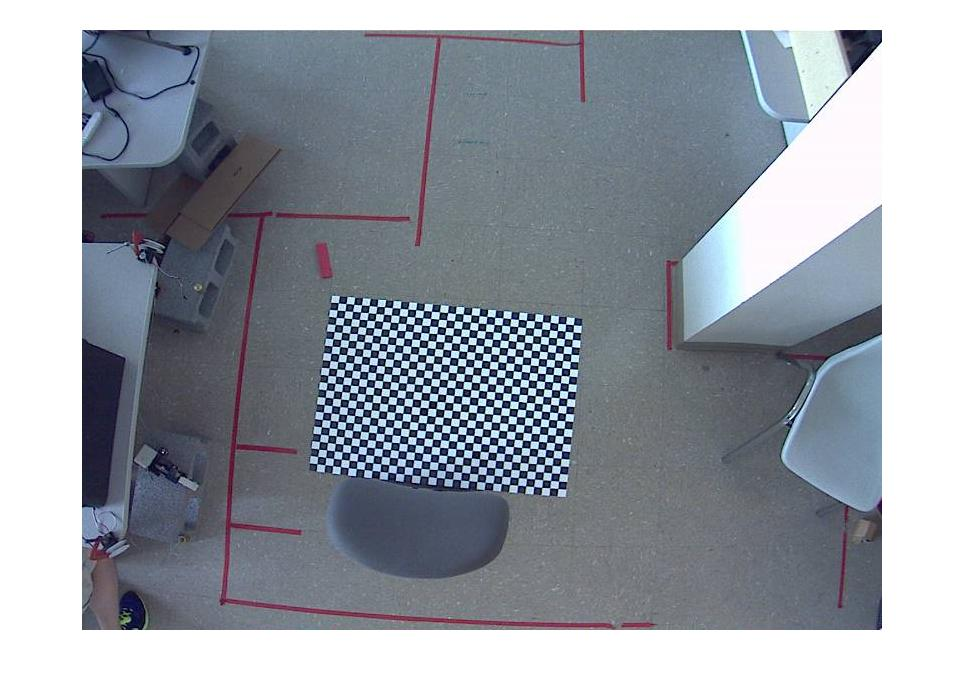
#> input picture CV_HW2/Sample_Calibration_Images/camera_calib1.jpg, 964 x 686 px; its folder holds 4 pictures in this run
$ python hw.py
#> lines starting #> are read from the running program, lines starting #| are printed output that depends on the picture
import cv2
import numpy as np
import glob

def read_images(image_directory):
    # Read all jpg images from the specified directory
    return [cv2.imread(image_path) for image_path in glob.glob(f"{image_directory}/*.jpg")]
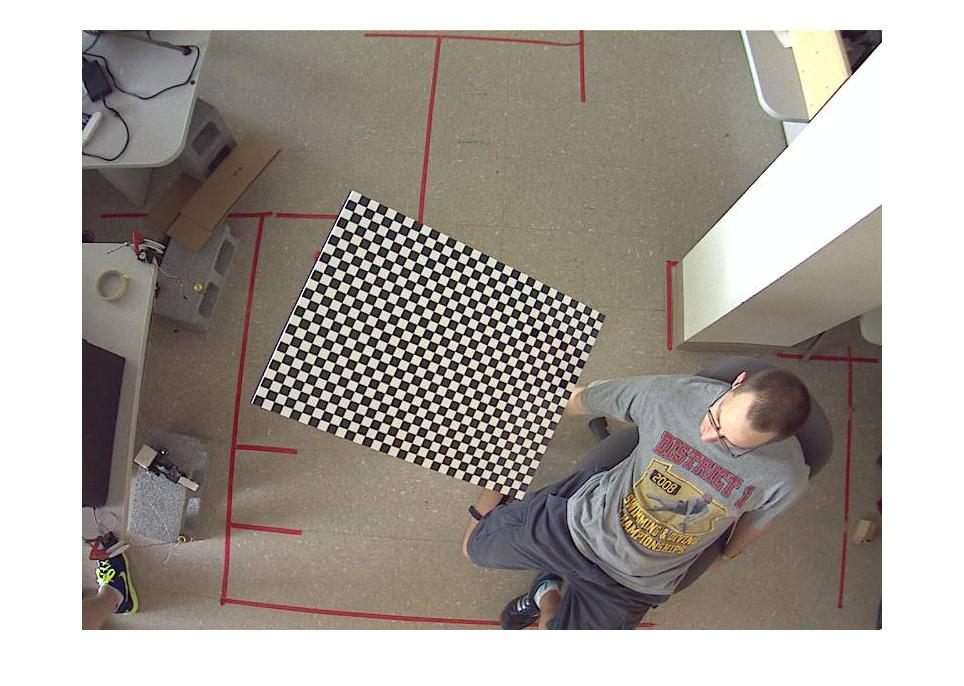
#> input picture CV_HW2/Sample_Calibration_Images/camera_calib10.jpg, 964 x 686 px
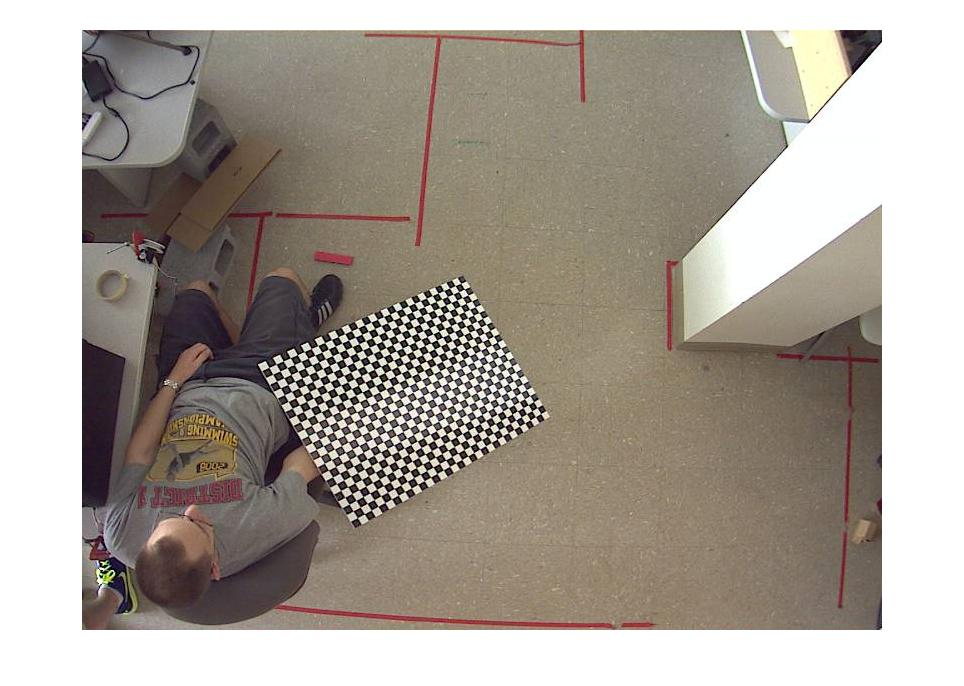
#> input picture CV_HW2/Sample_Calibration_Images/camera_calib11.jpg, 964 x 686 px
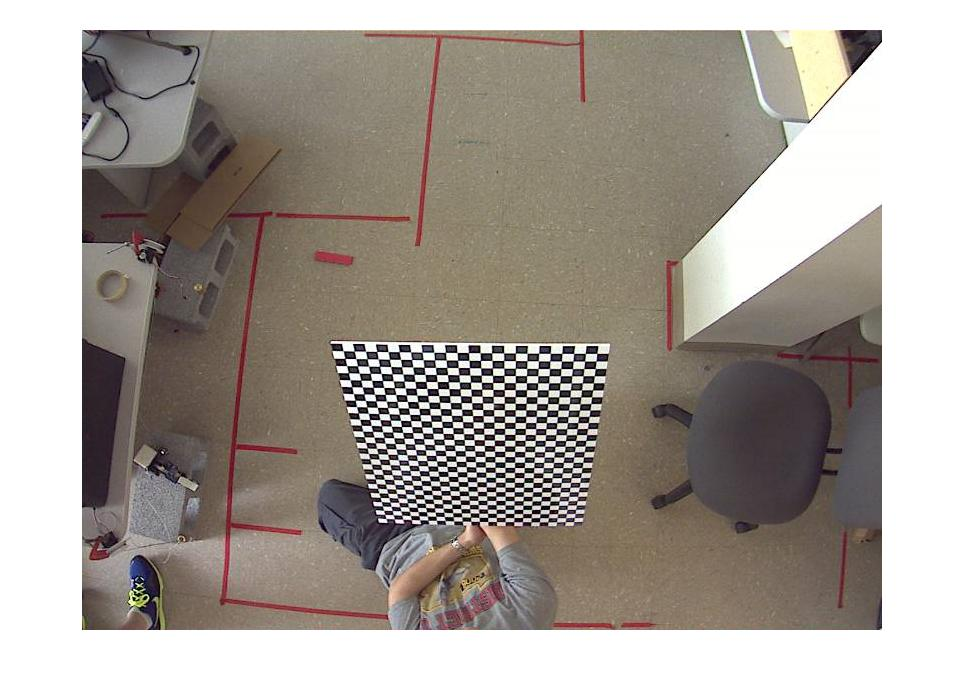
#> input picture CV_HW2/Sample_Calibration_Images/camera_calib12.jpg, 964 x 686 px

def find_image_points(images, pattern_size):
    world_points = []
    image_points = []

    # TODO: Initialize the chessboard world coordinate points
    def init_world_points(pattern_size):
        # Students should fill in code here to generate the world coordinates of the chessboard
        w=pattern_size[0]
        h=pattern_size[1]
        x = np.arange(0, w)
        y = np.arange(0, h)
        xx, yy = np.meshgrid(x, y)
        coords = np.vstack((xx.ravel(), yy.ravel())).T.astype(np.float32)
        return coords


    # TODO: Detect chessboard corners in each image
    def detect_corners(image, pattern_size):
        # Students should fill in code here to detect corners using cv2.findChessboardCorners or another method
        gray_img=cv2.cvtColor(image, cv2.COLOR_BGR2GRAY)
        ret, corners = cv2.findChessboardCorners(gray_img, pattern_size, None)
        if ret:
            return corners.reshape(-1, 2)
        else:
            return None

    # TODO: Complete the loop below to obtain the corners of each image and the corresponding world coordinate points
    for image in images:
        corners = detect_corners(image, pattern_size)
        if corners is not None:
            # Add image corners
            image_points.append(corners)
            # Add the corresponding world points
            world_points.append(init_world_points(pattern_size))

    return world_points, image_points

def calibrate_camera(world_points, image_points):
    assert len(world_points) == len(image_points), "The number of world coordinates and image coordinates must match"

    num_points = len(world_points)
    A = []
    B = []
    K = np.zeros((4, 4))
    P = None

    # TODO main loop, use least squares to solve for P and then decompose P to get K and R
    # The steps are as follows:
    # 1. Construct the matrix A and B
    # 2. Solve for P using least squares
    # 3. Decompose P to get K and R
    V=[]
    P=[]

    for i in range(num_points):
        A=[]
        # print(image_points[i].shape)
        image_point=image_points[i]
        world_point=world_points[i]
        index = []
        for j in range(world_point.shape[0]):
            x,y=world_point[j]
            if x>=8 and x<=24 and y>=4 and y<=20:
                index.append(j)
        world_point, image_point = world_point[index], image_point[index]
        for j in range(world_point.shape[0]):
            x, y = image_point[j]
            X, Y = world_point[j]
            A.append([X, Y, 1, 0, 0, 0, -x * X, -x * Y,-x])
            A.append([0, 0, 0, X, Y, 1, -y * X, -y * Y,-y])


        A = np.array(A)
        # print(A.shape)
        # print(A)
        eigenvalues, eigenvectors = np.linalg.eig(A.T @ A)
        min_eigenvalue_index = np.argmin(eigenvalues)
        H= eigenvectors[:, min_eigenvalue_index].reshape(3, 3)
        P.append(H)
        h0=H[:,0]
        h1=H[:,1]
        h2=H[:,2]
        v01=[h0[0]*h1[0], h0[0]*h1[1]+h0[1]*h1[0], h0[1]*h1[1], h0[2]*h1[0]+h0[0]*h1[2], h0[2]*h1[1]+h0[1]*h1[2], h0[2]*h1[2]]
        v00=[h0[0]*h0[0], h0[0]*h0[1]+h0[1]*h0[0], h0[1]*h0[1], h0[2]*h0[0]+h0[0]*h0[2], h0[2]*h0[1]+h0[1]*h0[2], h0[2]*h0[2]]
        v11=[h1[0]*h1[0], h1[0]*h1[1]+h1[1]*h1[0], h1[1]*h1[1], h1[2]*h1[0]+h1[0]*h1[2], h1[2]*h1[1]+h1[1]*h1[2], h1[2]*h1[2]]
        V.append(v01)
        V.append(np.array(v00)-np.array(v11))


    V=np.array(V)
    eigenvalues, eigenvectors = np.linalg.eig(V.T @ V)
    min_eigenvalue_index = np.argmin(eigenvalues)
    b= eigenvectors[:, min_eigenvalue_index]
    #symmetric matrix

    B = np.array([[b[0], b[1], b[3]], [b[1], b[2], b[4]], [b[3], b[4], b[5]]])

    L = np.linalg.cholesky(B)
    K = np.linalg.inv(L.T)

    normlize=K[2,2]
    K=K/normlize

    # Please ensure that the diagonal elements of K are positive

    return K, P

# Main process
image_path = 'Sample_Calibration_Images'
images = read_images(image_path)
#> images = 4 items

# TODO: I'm too lazy to count the number of chessboard squares, count them yourself
pattern_size = (31, 23)  # The pattern size of the chessboard ,the number of inner corners per a chessboard row and column
world_points, image_points = find_image_points(images, pattern_size)
#> the loop in find_image_points, `for image in images:` made 4 passes
#> ret in detect_corners on passes 1, 3, 4: False, False, False
#> (ret in detect_corners, w in init_world_points, h in init_world_points) on pass 2: (True, 31, 23)
#> pass 1, in detect_corners, `gray_img=cv2.cvtColor(image, cv2.COLOR_BGR2GRAY)`:
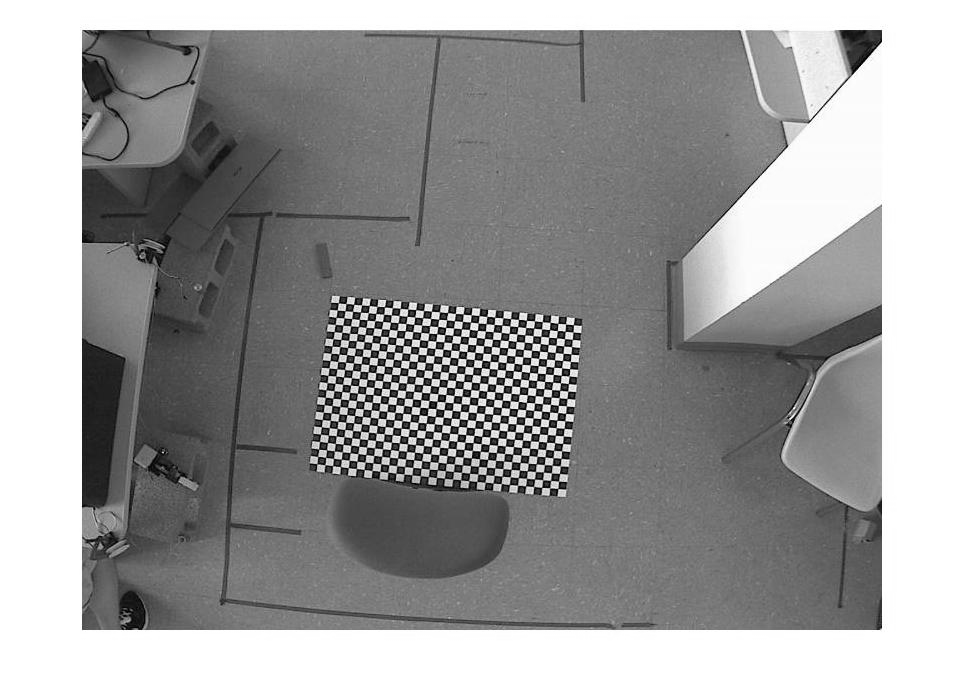
#> gray_img: shape (686, 964); min 0, max 255, mean 154.7
#> pass 2, in detect_corners (call 2), `gray_img=cv2.cvtColor(image, cv2.COLOR_BGR2GRAY)`:
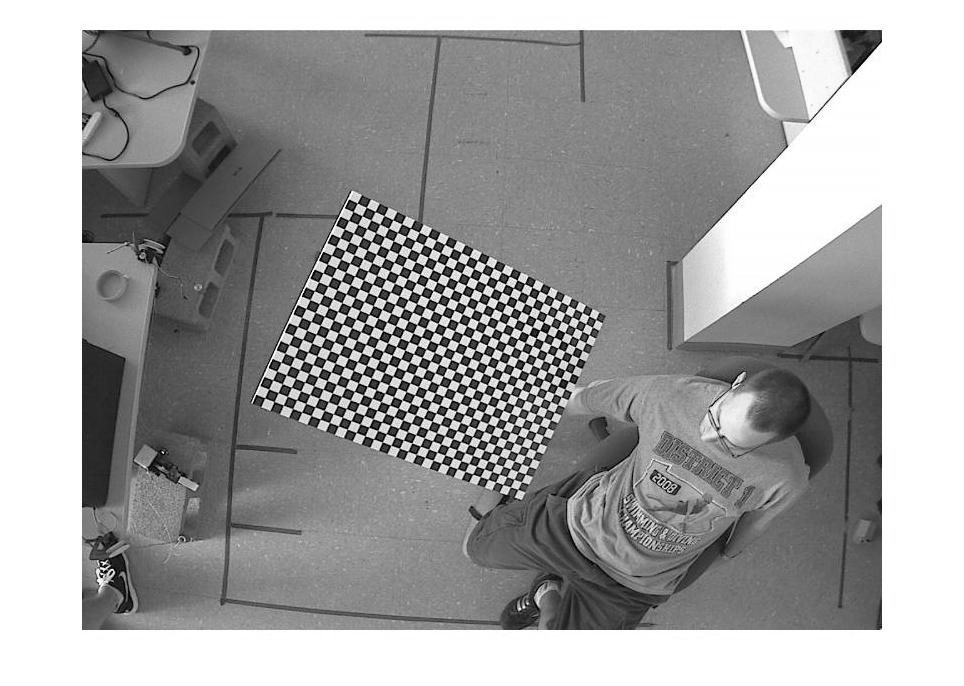
#> gray_img: shape (686, 964); min 0, max 255, mean 160.7
#> pass 3, in detect_corners (call 3), `gray_img=cv2.cvtColor(image, cv2.COLOR_BGR2GRAY)`:
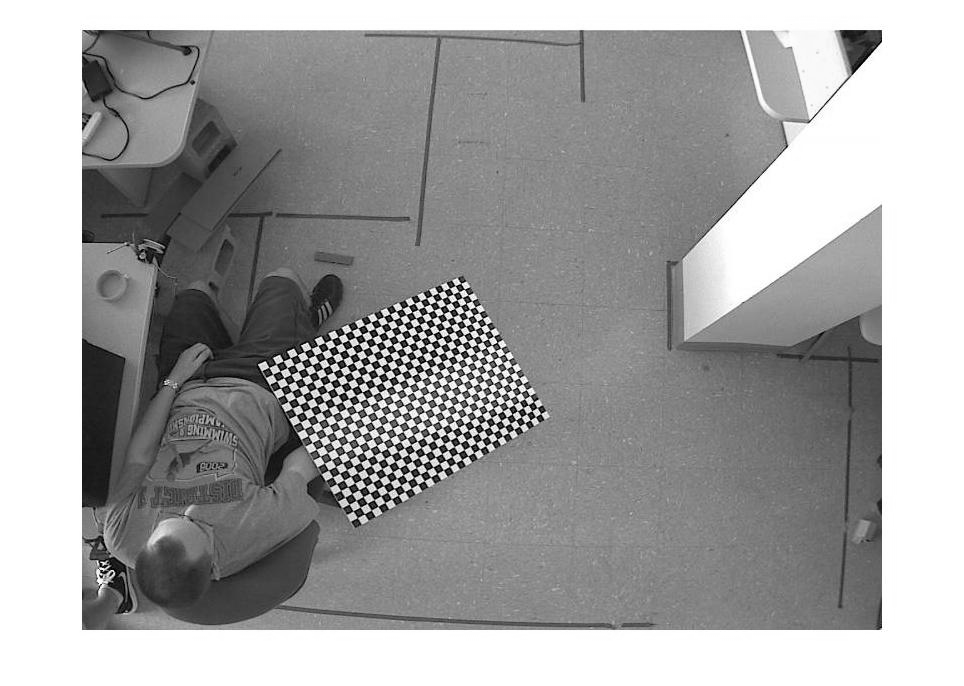
#> gray_img: shape (686, 964); min 0, max 255, mean 161.8
#> after the loop in find_image_points, `for image in images:`: image_points = 1 point arrays, longest 713 points
#> world_points = 1 point arrays, longest 713 points; image_points = 1 point arrays, longest 713 points

camera_matrix, camera_extrinsics = calibrate_camera(world_points, image_points)
#> in calibrate_camera, `num_points = len(world_points)`: num_points = 1
#> after the loop in calibrate_camera, `for i in range(num_points):`: P = [[[-0.0278, 0.0107, -0.871], [-0.014, -0.0219, -0.49], [-1.34e-05, 7.5e-07, -0.00245]]]; V = [[-0.000298, 0.000459, 0.000307, -1.64e-07, 2.82e-07, -1e-11], [0.00066, 0.00125, -0.000283, 7.28e-07, 4.08e-07, 1.78e-10]]
#> in calibrate_camera, `min_eigenvalue_index = np.argmin(eigenvalues)`: min_eigenvalue_index = 5
#> (the run stopped early here; a loop or call above may not have finished)
